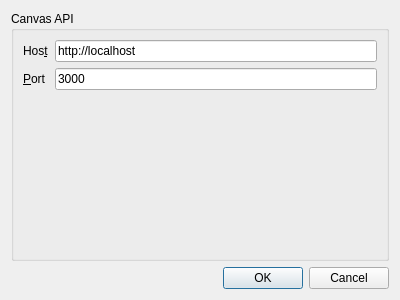
<?xml version="1.0" encoding="UTF-8"?>
<ui version="4.0">
 <class>SettingsDialog</class>
 <widget class="QDialog" name="SettingsDialog">
  <property name="geometry">
   <rect>
    <x>0</x>
    <y>0</y>
    <width>400</width>
    <height>300</height>
   </rect>
  </property>
  <property name="windowTitle">
   <string>qtCanvas Settings</string>
  </property>
  <property name="windowIcon">
   <iconset resource="../resources/qtCanvas.qrc">
    <normaloff>:/images/logo.png</normaloff>:/images/logo.png</iconset>
  </property>
  <property name="modal">
   <bool>true</bool>
  </property>
  <layout class="QGridLayout" name="gridLayout">
   <item row="0" column="0">
    <layout class="QGridLayout" name="gridLayout_2">
     <item row="0" column="0">
      <widget class="QGroupBox" name="groupBox">
       <property name="title">
        <string>Canvas API</string>
       </property>
       <layout class="QFormLayout" name="formLayout_3">
        <property name="fieldGrowthPolicy">
         <enum>QFormLayout::AllNonFixedFieldsGrow</enum>
        </property>
        <item row="1" column="1">
         <widget class="QLineEdit" name="canvasApiHostText">
          <property name="text">
           <string>http://localhost</string>
          </property>
         </widget>
        </item>
        <item row="1" column="0">
         <widget class="QLabel" name="label">
          <property name="text">
           <string>Hos&amp;t</string>
          </property>
          <property name="buddy">
           <cstring>canvasApiHostText</cstring>
          </property>
         </widget>
        </item>
        <item row="2" column="0">
         <widget class="QLabel" name="label_2">
          <property name="text">
           <string>&amp;Port</string>
          </property>
          <property name="buddy">
           <cstring>canvasApiPortText</cstring>
          </property>
         </widget>
        </item>
        <item row="2" column="1">
         <widget class="QLineEdit" name="canvasApiPortText">
          <property name="text">
           <string>3000</string>
          </property>
         </widget>
        </item>
       </layout>
      </widget>
     </item>
    </layout>
   </item>
   <item row="1" column="0">
    <widget class="QDialogButtonBox" name="buttonBox">
     <property name="orientation">
      <enum>Qt::Horizontal</enum>
     </property>
     <property name="standardButtons">
      <set>QDialogButtonBox::Cancel|QDialogButtonBox::Ok</set>
     </property>
    </widget>
   </item>
  </layout>
 </widget>
 <resources>
  <include location="../resources/qtCanvas.qrc"/>
  <include location="../resources/qtCanvas.qrc"/>
 </resources>
 <connections>
  <connection>
   <sender>buttonBox</sender>
   <signal>accepted()</signal>
   <receiver>SettingsDialog</receiver>
   <slot>accept()</slot>
   <hints>
    <hint type="sourcelabel">
     <x>226</x>
     <y>280</y>
    </hint>
    <hint type="destinationlabel">
     <x>157</x>
     <y>274</y>
    </hint>
   </hints>
  </connection>
  <connection>
   <sender>buttonBox</sender>
   <signal>rejected()</signal>
   <receiver>SettingsDialog</receiver>
   <slot>reject()</slot>
   <hints>
    <hint type="sourcelabel">
     <x>294</x>
     <y>286</y>
    </hint>
    <hint type="destinationlabel">
     <x>286</x>
     <y>274</y>
    </hint>
   </hints>
  </connection>
 </connections>
</ui>
